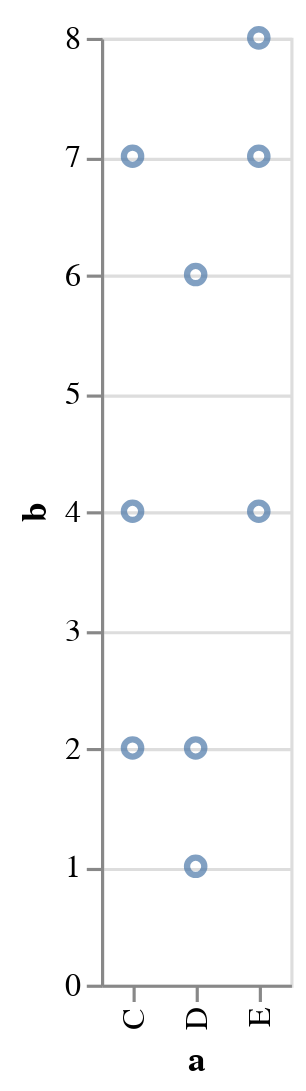

Notebook cell for this chart:
### Code cell
# datasets are most commonly provided to altair as a pd Dataframe:
data = pd.DataFrame({'a': list('CCCDDDEEE'),
                     'b': [2, 7, 4, 1, 2, 6, 8, 4, 7]})

# fundamental object in altair is chart, then we specify how we want to visualize the data with marks and encodings:
alt.Chart(data).mark_point().encode(
    x='a',
    y='b'
)

### Figure 1 — Vega-Lite specification as saved in the notebook (floating-point values rounded to 4 significant figures)
{"config": {"view": {"continuousWidth": 400, "continuousHeight": 300}}, "data": {"name": "data-347f1284ea3247c0f55cb966abbdd2d8"}, "mark": "point", "encoding": {"x": {"field": "a", "type": "nominal"}, "y": {"field": "b", "type": "quantitative"}}, "$schema": "https://vega.github.io/schema/vega-lite/v4.17.0.json", "datasets": {"data-347f1284ea3247c0f55cb966abbdd2d8": [{"a": "C", "b": 2}, {"a": "C", "b": 7}, {"a": "C", "b": 4}, {"a": "D", "b": 1}, {"a": "D", "b": 2}, {"a": "D", "b": 6}, {"a": "E", "b": 8}, {"a": "E", "b": 4}, {"a": "E", "b": 7}]}}
